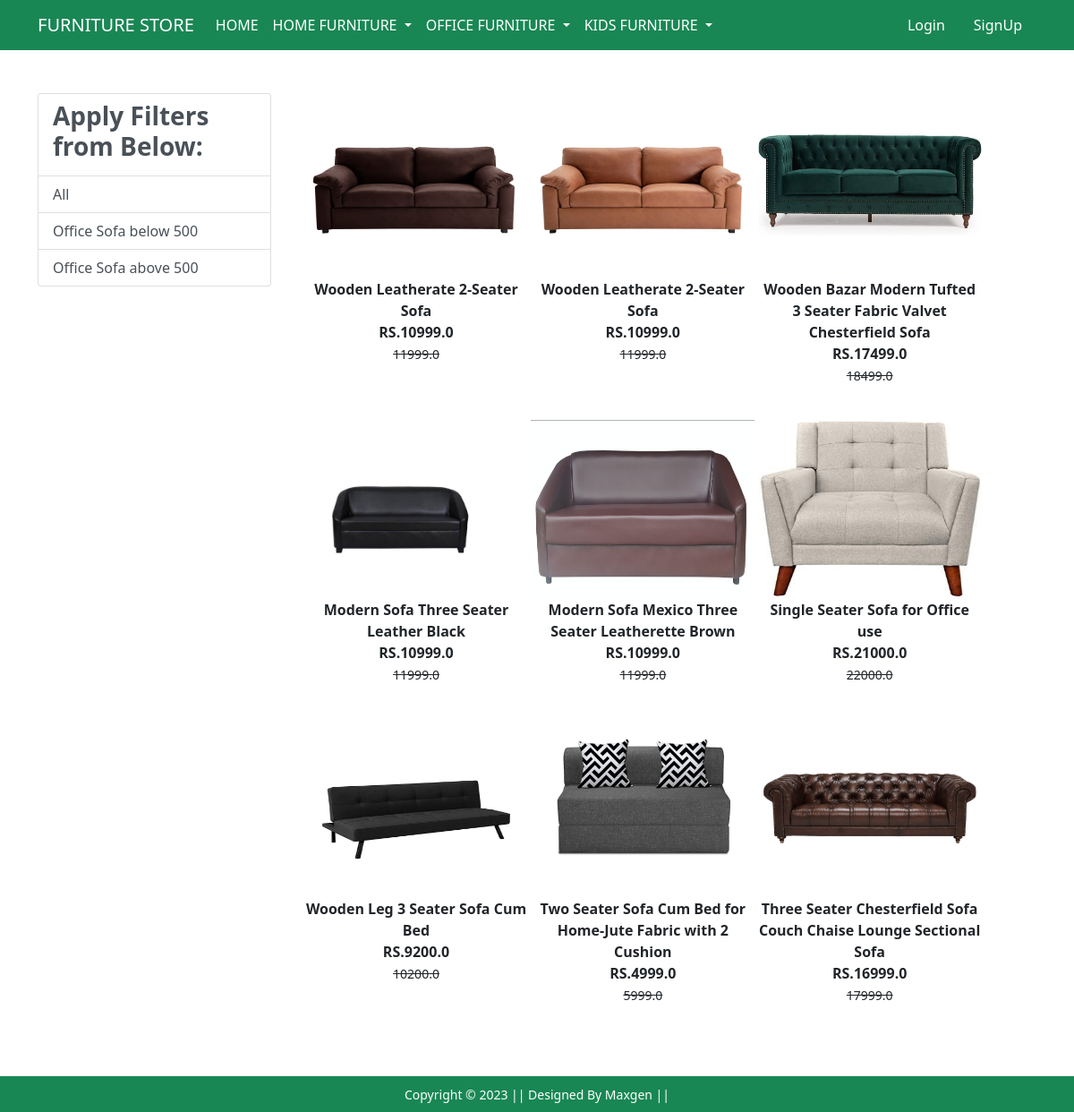
Screenshot of /officesofa/ with the database file from the repository.
### app/models.py (models this page shows, shortened)
class Product(models.Model):
    title =models.CharField(max_length=100)
    selling_price =models.FloatField()
    discounted_price = models.FloatField()
    description = models.TextField()
    brand = models.CharField(max_length=100)
    category= models.CharField(choices=CATEGORY_CHOICES,max_length=5)
    product_image = models.ImageField(upload_to ="productimg")

### app/views.py (the view)
# urls.py: path('officesofa/', views.officesofa, name='officesofa'),
def officesofa(request, data=None):
    totalitem=0
    if data == None:
        officesofa = Product.objects.filter(category='os')
    elif data=='FabIndia' or data=='Biba' or data=='Nykaa_Fashion':
        officesofa = Product.objects.filter(category='os').filter(brand=data)
    elif data=='below':
        officesofa=Product.objects.filter(category='os').filter(discounted_price__lt=500)
    elif data=='above':
        officesofa=Product.objects.filter(category='os').filter(discounted_price__gt=500)
    if request.user.is_authenticated:
         totalitem= len(Cart.objects.filter(user=request.user))
    return render(request, 'app/officesofa.html',{'officesofa':officesofa,'totalitem':totalitem})

### app/templates/app/officesofa.html (shortened to what this page needs)
{% extends 'app/base.html' %}
{% load static %}
{% block main-content %}
<div class="container my-5">
 <div class="row">
  <div class="col-sm-3">
    <div class="list-group">
        <a href="#" class="list-group-item
         list-group-item-action" aria-current="true" ><h3 class="fw-bold">Apply Filters from Below:</h3></a>
        <a href="{% url 'officesofa' %}" class="list-group-item
         list-group-item-action" aria-current="true">All</a>
         <a href="{% url 'officesofadata' 'below' %}" class="list-group-item
         list-group-item-action" aria-current="true">Office Sofa below 500</a>
         <a href="{% url 'officesofadata' 'above' %}" class="list-group-item
         list-group-item-action" aria-current="true">Office Sofa above 500</a>
    </div>
  </div>
  <div class="col-sm-8">
      <div class="row">
          {% for product in officesofa %}
           <div class="col-sm-4 text-center mb-4">
               <a href="{% url 'product-detail' product.id %}" class="btn">
                   <div class="item">
                       <img src="{{product.product_image.url}}" alt="" height="200" width="250" class="">
                       <div class="fw-bold">{{product.description}}</div>
                       <div class="fw-bold">RS.{{product.discounted_price}}</div>
                       <small class="fw-light text-decoration-line-through">{{product.selling_price}}</small>
                   </div>
                </a>
            </div>
            {% endfor %}
        </div>
  </div>
 </div>
</div>
{% endblock main-content %}

### rows the page displays
Product: product_image (picture), description "Wooden Leatherate 2-Seater Sofa", discounted_price "10999.0", selling_price "11999.0"
Product: product_image (picture), description "Wooden Leatherate 2-Seater Sofa", discounted_price "10999.0", selling_price "11999.0"
Product: product_image (picture), description "Wooden Bazar Modern Tufted 3 Seater Fabric Valvet Chesterfield Sofa", discounted_price "17499.0", selling_price "18499.0"
Product: product_image (picture), description "Modern Sofa Three Seater Leather Black", discounted_price "10999.0", selling_price "11999.0"
Product: product_image (picture), description "Modern Sofa Mexico Three Seater Leatherette Brown", discounted_price "10999.0", selling_price "11999.0"
Product: product_image (picture), description "Single Seater Sofa for Office use", discounted_price "21000.0", selling_price "22000.0"
Product: product_image (picture), description "Wooden Leg 3 Seater Sofa Cum Bed", discounted_price "9200.0", selling_price "10200.0"
Product: product_image (picture), description "Two Seater Sofa Cum Bed for Home-Jute Fabric with 2 Cushion", discounted_price "4999.0", selling_price "5999.0"
Product: product_image (picture), description "Three Seater Chesterfield Sofa Couch Chaise Lounge Sectional Sofa", discounted_price "16999.0", selling_price "17999.0"
